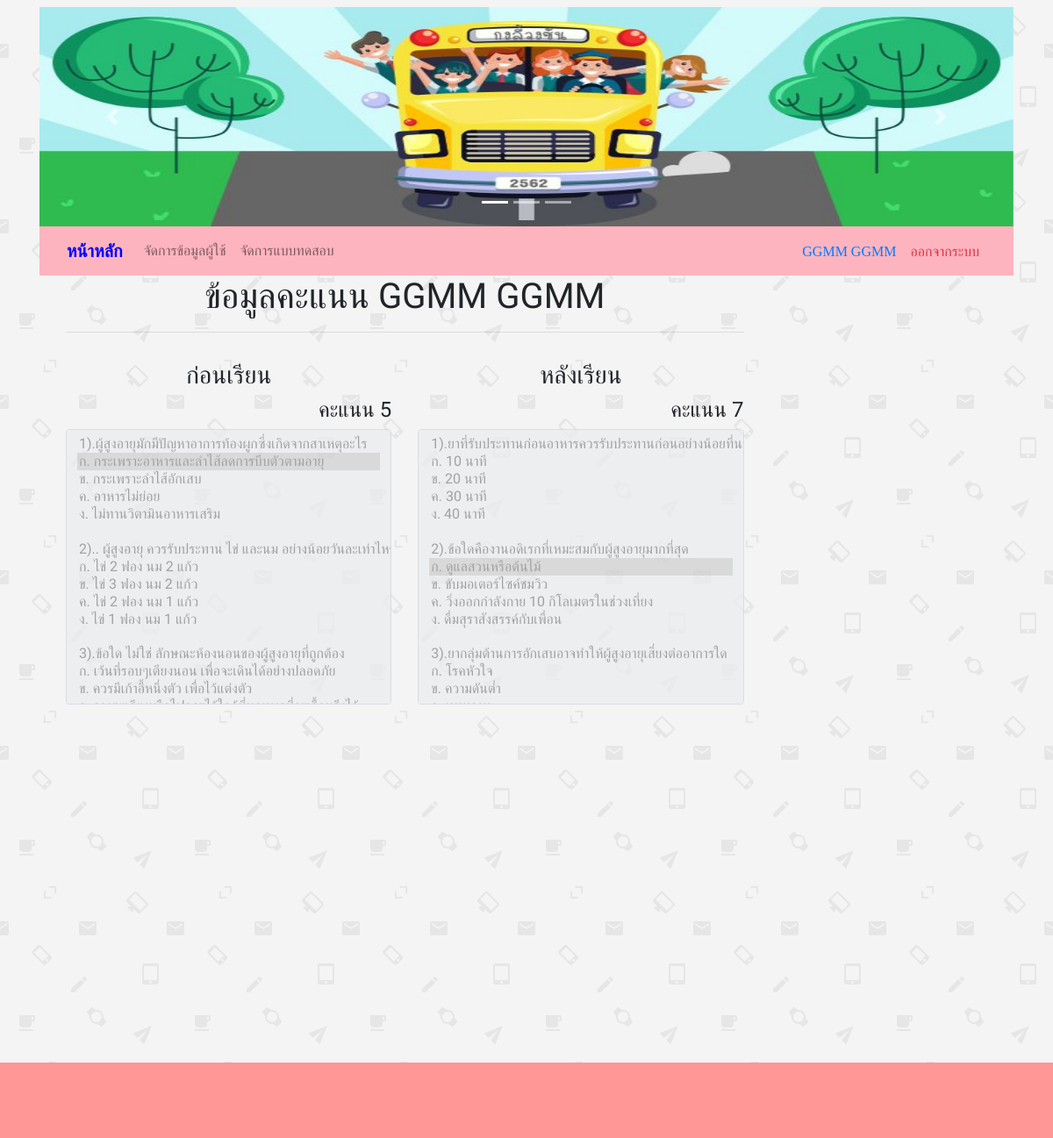
/admin/index.php?anws&user_id=44 (signed in), run on an earlier commit of the app's database.
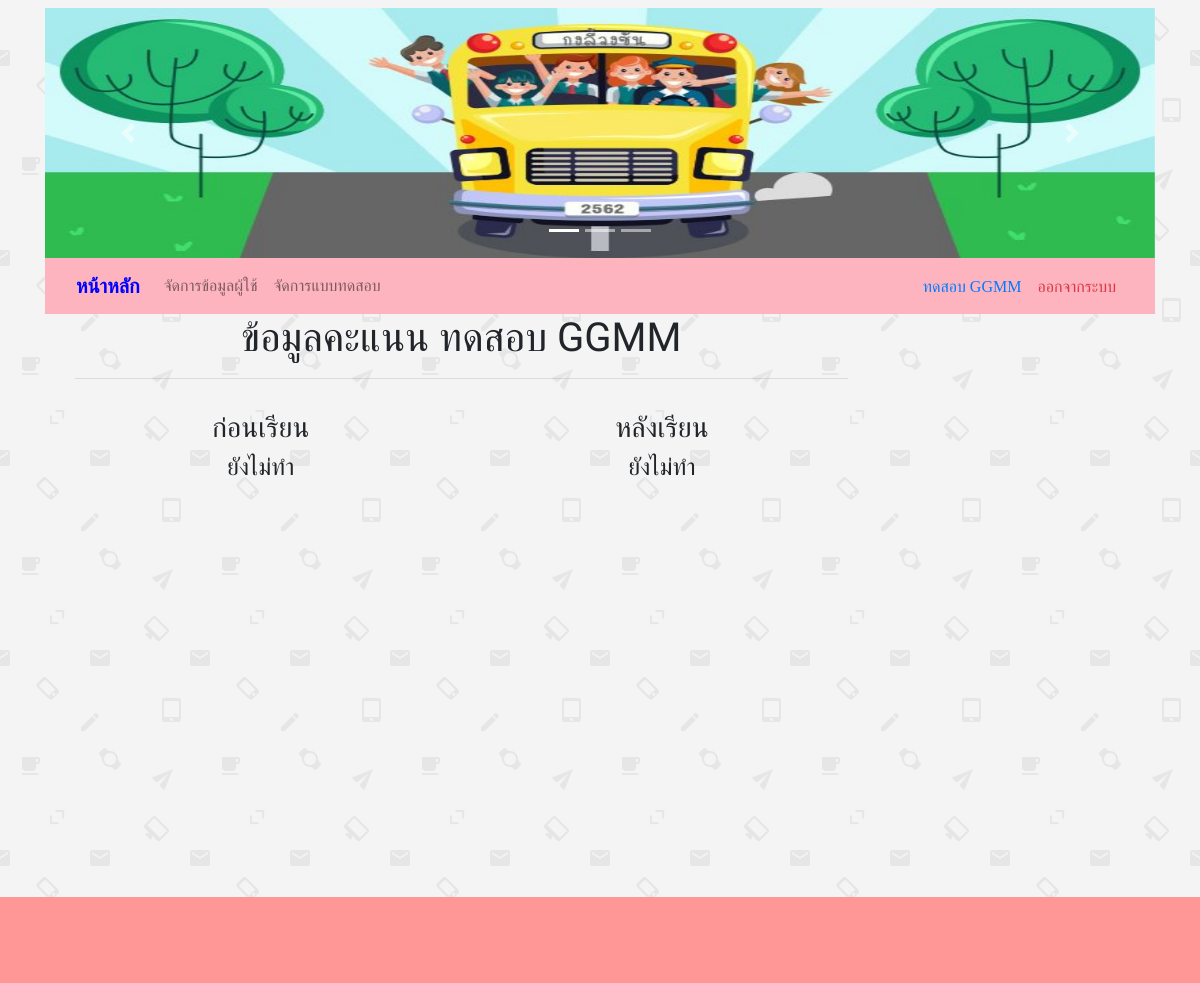
And on a later commit of the database.
### tables this page shows
CREATE TABLE IF NOT EXISTS `user` (
`ID` int(5) NOT NULL,
  `Username` varchar(50) NOT NULL,
  `Password` varchar(200) NOT NULL,
  `Firstname` varchar(100) NOT NULL,
  `Lastname` varchar(100) NOT NULL,
  `email` varchar(100) NOT NULL,
  `phone` text NOT NULL,
  `Userlevel` varchar(1) NOT NULL,
  `user_date` date NOT NULL,
  `user_stid` int(11) NOT NULL,
  `session_id` varchar(50) NOT NULL,
  `Status` varchar(1) NOT NULL
);

CREATE TABLE IF NOT EXISTS `user_learning` (
`user_learning_id` int(10) NOT NULL,
  `choice_id` int(10) NOT NULL,
  `user_id` int(10) NOT NULL,
  `user_learning_bf` int(20) NOT NULL,
  `user_learning_af` varchar(20) NOT NULL,
  `user_learning_status` int(1) NOT NULL,
  `user_learning_date` timestamp NOT NULL DEFAULT CURRENT_TIMESTAMP
);

### admin/show_user_anwshow.php (the view, shortened to what the changed rows need)
<?php
$user_id = $_GET['user_id'];
$query_usertesting = "SELECT * FROM user_testing where user_bf = 'bff' and user_id = '$user_id'";
$usertesting = mysqli_query($con,$query_usertesting) or die(mysqli_error());
$row_usertesting = mysqli_fetch_array($usertesting);
$query_usertestingaf = "SELECT * FROM user_testing where user_bf = 'af' and user_id = '$user_id'";
$usertestingaf = mysqli_query($con,$query_usertestingaf) or die(mysqli_error());
$row_usertestingaf = mysqli_fetch_array($usertestingaf);
$query_learning = "SELECT * FROM user_learning where user_id = '$user_id' ";
$learning = mysqli_query($con,$query_learning) or die(mysqli_error());
$row_learning = mysqli_fetch_array($learning);
$user = "SELECT Firstname,Lastname FROM user where ID = '$user_id' ";
$usera = mysqli_query($con,$user) or die(mysqli_error());
$row_usera = mysqli_fetch_array($usera);
?>
<div class="col-md-9">
	<div class="container">
		<div class="row">
			<div class="col-md-12">
				<h1 class="text-center" >ข้อมูลคะแนน <?php echo $row_usera['Firstname']."  ".$row_usera['Lastname']; ?></h1>
				<hr>
			</div>
		</div>
	</div>
	<div class="py-3">
		<div class="container">
			<div class="row">
				<div class="col-md-6">
					<center><h3>ก่อนเรียน</h3></center>
					<?php if ($row_learning['user_learning_bf'] != '') {?>
						<div class="text-right">
							<h4>คะแนน <?php echo $row_learning['user_learning_bf']; ?></h4>
						</div>
						<select class="custom-select" multiple disabled size="15">
							<?php
							$i = 1;
							do{
								$query_testing = "SELECT * FROM testing where id = ".$row_usertesting['testing_id'];
								$testing = mysqli_query($con,$query_testing) or die(mysqli_error());
								$row_testing = mysqli_fetch_array($testing);
								do {
									$c1 = '';
									$c2 = '';
									$c3 = '';
									$c4 = '';
									if ($row_usertesting['testing_id'] == $row_testing["id"] && $row_usertesting['user_anw'] == $row_testing["answer"]) {
										$c1 = 'selected';
									}elseif ($row_usertesting['testing_id'] == $row_testing["id"] && $row_usertesting['user_anw'] == $row_testing["answer"]) {
										$c2 = 'selected';
									}elseif ($row_usertesting['testing_id'] == $row_testing["id"] && $row_usertesting['user_anw'] == $row_testing["answer"]) {
										$c3 = 'selected';
									}elseif ($row_usertesting['testing_id'] == $row_testing["id"] && $row_usertesting['user_anw'] == $row_testing["answer"]) {
										$c4 = 'selected';
									}
									?>
									<option value="0"><?php echo $i ?>).<?php echo $row_testing["question"]; ?></option>
									<option value="1" <?php echo $c1; ?> >ก. <?php echo $row_testing["c1"];?></option>
									<option value="2" <?php echo $c2; ?> >ข. <?php echo $row_testing["c2"];?></option>
									<option value="3" <?php echo $c3; ?> >ค. <?php echo $row_testing["c3"];?></option>
									<option value="4" <?php echo $c4; ?> >ง. <?php echo $row_testing["c4"];?></option>
									<option value=""></option>
									<?php
								} while ( $row_testing = mysqli_fetch_assoc($testing) );
								$i++;
							} while ( $row_usertesting = mysqli_fetch_array($usertesting));
							?>
						</select>
					<?php }else{
						echo '<center><h4>ยังไม่ทำ</h4></center>';
					} ?>
				</div>
				<div class="col-md-6">
					<center><h3>หลังเรียน</h3></center>
					<?php if ($row_learning['user_learning_af'] != '') {?>
						<div class="text-right">
							<h4>คะแนน <?php echo $row_learning['user_learning_af']; ?></h4>
						</div>
						<select class="custom-select" multiple disabled size="15">
							<?php
							$i = 1;
							do{
								$query_testing = "SELECT * FROM testing where id = ".$row_usertestingaf['testing_id'];
								$testing = mysqli_query($con,$query_testing) or die(mysqli_error());
								$row_testing = mysqli_fetch_array($testing);
								do {
									$c1 = '';
									$c2 = '';
									$c3 = '';
									$c4 = '';
									if ($row_usertestingaf['testing_id'] == $row_testing["id"] && $row_usertestingaf['user_anw'] == $row_testing["answer"]) {
										$c1 = 'selected';
									}elseif ($row_usertestingaf['testing_id'] == $row_testing["id"] && $row_usertestingaf['user_anw'] == $row_testing["answer"]) {
										$c2 = 'selected';
									}elseif ($row_usertestingaf['testing_id'] == $row_testing["id"] && $row_usertestingaf['user_anw'] == $row_testing["answer"]) {
										$c3 = 'selected';
									}elseif ($row_usertestingaf['testing_id'] == $row_testing["id"] && $row_usertestingaf['user_anw'] == $row_testing["answer"]) {
										$c4 = 'selected';
									}
									?>
									<option value="0"><?php echo $i ?>).<?php echo $row_testing["question"]; ?></option>
									<option value="1" <?php echo $c1; ?> >ก. <?php echo $row_testing["c1"];?></option>
									<option value="2" <?php echo $c2; ?> >ข. <?php echo $row_testing["c2"];?></option>
									<option value="3" <?php echo $c3; ?> >ค. <?php echo $row_testing["c3"];?></option>
									<option value="4" <?php echo $c4; ?> >ง. <?php echo $row_testing["c4"];?></option>
									<option value=""></option>
									<?php
								} while ( $row_testing = mysqli_fetch_assoc($testing) );
								$i++;
							} while ( $row_usertestingaf = mysqli_fetch_array($usertestingaf));
							?>
						</select>
					<?php }else{
						echo '<center><h4>ยังไม่ทำ</h4></center>';
					} ?>
				</div>
			</div>
		</div>
	</div>
	<div class="py-5">
	</div>
</div>

### admin/navbar.php (shortened to what the changed rows need)
 <?php include '../model.php'; ?>
 <nav class="navbar navbar-expand-md navbar-light" style="background: #FDB4BF;">
  <div class="container">
  <div class="collapse navbar-collapse" id="navbar6">
    <ul class="navbar-nav ml-auto">
      <li class="nav-item">
        <?php
        if (isset($_SESSION["Userlevel"]) == "A") { ?>
         <a class='fa text-primary nav-link' ><?php echo $_SESSION["User"]; ?></a>
       </li>
       <li class="nav-item">
         <?php echo "<a class='fa text-danger nav-link' href='logout.php'>ออกจากระบบ</a>"; }
         ?>
       </li>
     </ul>
   </div>
 </div>
</nav>

What changed in the data, as far as the page shows it:
removed user_learning: user_learning_bf "5", user_learning_af "7"
changed user "GGMM": Firstname "GGMM" → "ทดสอบ"
Also different on the page:
$_SESSION["User"]: "GGMM GGMM" → "ทดสอบ GGMM"
form field value: "1).ผู้สูงอายุมักมีปัญหาอาการท้องผูกซึ่งเกิดจากสาเหตุอะไร / ก. กระเพราะอาหารและลำไส้ลดการบีบตัวตามอายุ ☑ / ข. กระเพราะลำไส้อักเสบ / ค. อาหารไม่ย่อย / ง. ไม่ทานวิตามินอาหารเสริม / / 2).. ผู้สูงอายุ ควรรับประทาน ไข่ และนม อย่างน้อยวันละเท่าไหร่ / ก. ไข่ 2 ฟอง นม 2 แก้ว / ข. ไข่ 3 ฟอง นม 2 แก้ว / ค. ไข่ 2 ฟอง นม 1 แก้ว / ง. ไข่ 1 ฟอง นม 1 แก้ว / / 3).ข้อใด ไม่ใช่ ลักษณะห้องนอนของผู้สูงอายุที่ถูกต้อง / ก. เว้นที่รอบๆเตียงนอน เพื่อจะเดินได้อย่างปลอดภัย / ข. ควรมีเก้าอี้หนึ่งตัว เพื่อไว้แต่งตัว" → (not shown)
form field value: "1).ยาที่รับประทานก่อนอาหารควรรับประทานก่อนอย่างน้อยที่นาที / ก. 10 นาที / ข. 20 นาที / ค. 30 นาที / ง. 40 นาที / / 2).ข้อใดคืองานอดิเรกที่เหมะสมกับผู้สูงอายุมากที่สุด / ก. ดูแลสวนหรือต้นไม้ ☑ / ข. ขับมอเตอร์ไซค์ชมวิว / ค. วิ่งออกกำลังกาย 10 กิโลเมตรในช่วงเที่ยง / ง. ดื่มสุราสังสรรค์กับเพื่อน / / 3).ยากลุ่มต้านการอักเสบอาจทำให้ผู้สูงอายุเสี่ยงต่ออาการใด / ก. โรคหัวใจ / ข. ความดันต่ำ" → (not shown)
text no longer shown: "คะแนน คะแนน"
text now shown: "ยังไม่ทำ ยังไม่ทำ"
